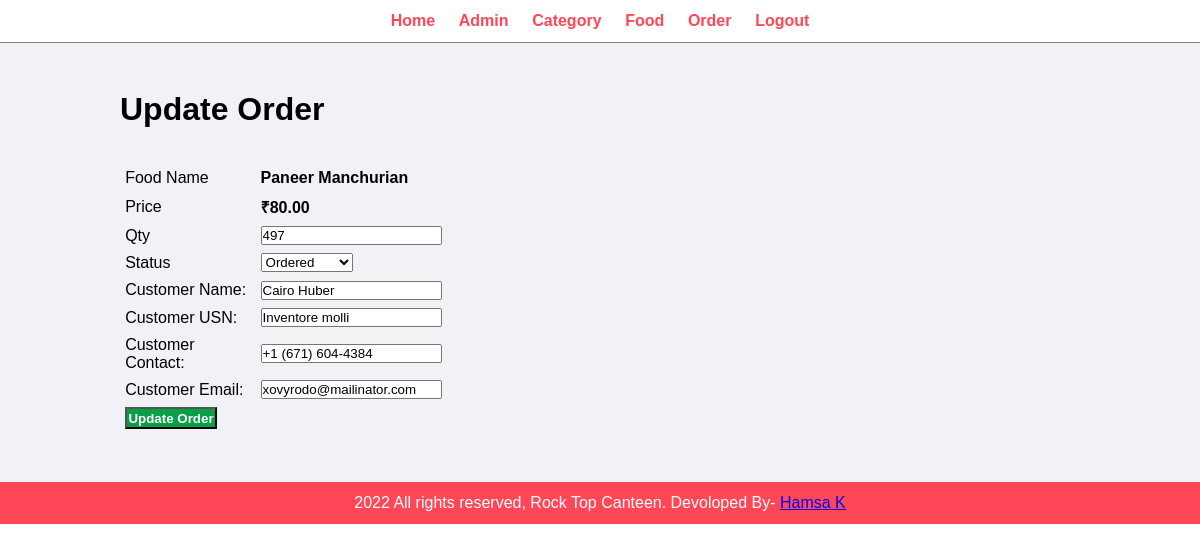
Screenshot of /admin/update-order.php?id=9 (signed in) with the database file from the repository.
### tables this page shows
CREATE TABLE `tbl_order` (
  `id` int(10) UNSIGNED NOT NULL,
  `food` varchar(150) NOT NULL,
  `price` decimal(10,2) NOT NULL,
  `qty` int(11) NOT NULL,
  `total` decimal(10,2) NOT NULL,
  `order_date` datetime NOT NULL,
  `status` varchar(50) NOT NULL,
  `customer_name` varchar(150) NOT NULL,
  `customer_usn` varchar(15) NOT NULL,
  `customer_contact` varchar(20) NOT NULL,
  `customer_email` varchar(150) NOT NULL
);

### admin/update-order.php (the view, shortened to what this page needs)
<?php include('partials/menu.php'); ?>
<div class="main-content">
    <div class="wrapper">
        <h1>Update Order</h1>
        <br><br>
        <?php
            if(isset($_GET['id']))
            {
                $id=$_GET['id'];
                $sql = "SELECT * FROM tbl_order WHERE id=$id";
                $res = mysqli_query($conn, $sql);
                $count = mysqli_num_rows($res);
                if($count==1)
                {
                    $row=mysqli_fetch_assoc($res);
                    $food = $row['food'];
                    $price = $row['price'];
                    $qty = $row['qty'];
                    $status = $row['status'];
                    $customer_name = $row['customer_name'];
                    $customer_usn = $row['customer_usn'];
                    $customer_contact = $row['customer_contact'];
                    $customer_email = $row['customer_email'];
                }
                else
                {
                    header('location:'.SITEURL.'admin/manage-order.php');
                }
            }
            else
            {
                header('location:'.SITEURL.'admin/manage-order.php');
            }
        ?>
        <form action="" method="POST">
            <table class="tbl-30">
                <tr>
                    <td>Food Name</td>
                    <td><b> <?php echo $food; ?> </b></td>
                </tr>
                <tr>
                    <td>Price</td>
                    <td>
                        <b> ₹<?php echo $price; ?></b>
                    </td>
                </tr>
                <tr>
                    <td>Qty</td>
                    <td>
                        <input type="number" name="qty" value="<?php echo $qty; ?>">
                    </td>
                </tr>
                <tr>
                    <td>Status</td>
                    <td>
                        <select name="status">
                            <option <?php if($status=="Ordered"){echo "selected";} ?> value="Ordered">Ordered</option>
                        </select>
                    </td>
                </tr>
                <tr>
                    <td>Customer Name: </td>
                    <td>
                        <input type="text" name="customer_name" value="<?php echo $customer_name; ?>">
                    </td>
                </tr>
                <tr>
                    <td>Customer USN: </td>
                    <td>
                        <input type="text" name="customer_usn" value="<?php echo $customer_usn; ?>">
                    </td>
                </tr>
                <tr>
                    <td>Customer Contact: </td>
                    <td>
                        <input type="text" name="customer_contact" value="<?php echo $customer_contact; ?>">
                    </td>
                </tr>
                <tr>
                    <td>Customer Email: </td>
                    <td>
                        <input type="text" name="customer_email" value="<?php echo $customer_email; ?>">
                    </td>
                </tr>
                <tr>
                    <td clospan="2">
                        <input type="submit" name="submit" value="Update Order" class="btn-secondary">
                    </td>
                </tr>
            </table>
        </form>
    </div>
</div>
<?php include('partials/footer.php'); ?>

### css/admin.css (style rules this page uses)
* { margin: 0; padding: 0; font-family: Arial, Helvetica, sans-serif; }
.wrapper { padding: 1%; width: 80%; margin: 0 auto; }
table tr td { padding: 1%; }
.btn-secondary { background-color: #07a047; padding: 1%; color: white; text-decoration: none; font-weight: bold; }
.main-content { background-color: #f1f2f6; padding: 3% 0; }

### rows the page displays
tbl_order: food "Paneer Manchurian", price "80.00", qty "497", status "Ordered", customer_name "Cairo Huber", customer_usn "Inventore molli", customer_contact "+1 (671) 604-4384", customer_email "xovyrodo@mailinator.com"
